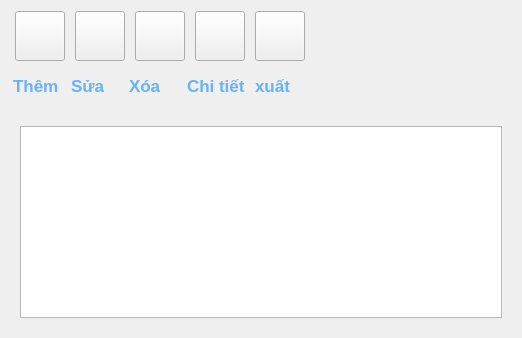
         <widget class="QWidget" name="staff">
          <layout class="QVBoxLayout" name="verticalLayout_9">
           <item>
            <widget class="QWidget" name="widget_11" native="true">
             <property name="minimumSize">
              <size>
               <width>500</width>
               <height>100</height>
              </size>
             </property>
             <property name="maximumSize">
              <size>
               <width>500</width>
               <height>100</height>
              </size>
             </property>
             <layout class="QGridLayout" name="gridLayout">
              <property name="leftMargin">
               <number>0</number>
              </property>
              <property name="topMargin">
               <number>0</number>
              </property>
              <property name="rightMargin">
               <number>0</number>
              </property>
              <property name="bottomMargin">
               <number>0</number>
              </property>
              <property name="spacing">
               <number>0</number>
              </property>
              <item row="0" column="0">
               <widget class="QWidget" name="widget_13" native="true">
                <property name="minimumSize">
                 <size>
                  <width>500</width>
                  <height>100</height>
                 </size>
                </property>
                <property name="maximumSize">
                 <size>
                  <width>500</width>
                  <height>100</height>
                 </size>
                </property>
                <layout class="QVBoxLayout" name="verticalLayout_13">
                 <property name="leftMargin">
                  <number>0</number>
                 </property>
                 <property name="topMargin">
                  <number>0</number>
                 </property>
                 <property name="rightMargin">
                  <number>0</number>
                 </property>
                 <property name="bottomMargin">
                  <number>0</number>
                 </property>
                 <item>
                  <layout class="QVBoxLayout" name="verticalLayout_14">
                   <property name="spacing">
                    <number>0</number>
                   </property>
                   <property name="topMargin">
                    <number>0</number>
                   </property>
                   <item>
                    <widget class="QWidget" name="widget_button_3" native="true">
                     <property name="maximumSize">
                      <size>
                       <width>300</width>
                       <height>300</height>
                      </size>
                     </property>
                     <layout class="QHBoxLayout" name="horizontalLayout_10">
                      <property name="spacing">
                       <number>6</number>
                      </property>
                      <property name="leftMargin">
                       <number>0</number>
                      </property>
                      <property name="topMargin">
                       <number>0</number>
                      </property>
                      <property name="rightMargin">
                       <number>0</number>
                      </property>
                      <property name="bottomMargin">
                       <number>0</number>
                      </property>
                      <item>
                       <widget class="QPushButton" name="addstaff_button">
                        <property name="minimumSize">
                         <size>
                          <width>50</width>
                          <height>50</height>
                         </size>
                        </property>
                        <property name="maximumSize">
                         <size>
                          <width>50</width>
                          <height>50</height>
                         </size>
                        </property>
                        <property name="text">
                         <string/>
                        </property>
                        <property name="icon">
                         <iconset>
                          <normaloff>image/add_button.svg</normaloff>image/add_button.svg</iconset>
                        </property>
                        <property name="iconSize">
                         <size>
                          <width>50</width>
                          <height>50</height>
                         </size>
                        </property>
                       </widget>
                      </item>
                      <item>
                       <widget class="QPushButton" name="editstaff_button">
                        <property name="minimumSize">
                         <size>
                          <width>50</width>
                          <height>50</height>
                         </size>
                        </property>
                        <property name="maximumSize">
                         <size>
                          <width>50</width>
                          <height>50</height>
                         </size>
                        </property>
                        <property name="text">
                         <string/>
                        </property>
                        <property name="icon">
                         <iconset>
                          <normaloff>image/edit.svg</normaloff>image/edit.svg</iconset>
                        </property>
                        <property name="iconSize">
                         <size>
                          <width>50</width>
                          <height>50</height>
                         </size>
                        </property>
                       </widget>
                      </item>
                      <item>
                       <widget class="QPushButton" name="deletestaff_button">
                        <property name="minimumSize">
                         <size>
                          <width>50</width>
                          <height>50</height>
                         </size>
                        </property>
                        <property name="maximumSize">
                         <size>
                          <width>50</width>
                          <height>50</height>
                         </size>
                        </property>
                        <property name="text">
                         <string/>
                        </property>
                        <property name="icon">
                         <iconset>
                          <normaloff>image/delete.svg</normaloff>image/delete.svg</iconset>
                        </property>
                        <property name="iconSize">
                         <size>
                          <width>50</width>
                          <height>50</height>
                         </size>
                        </property>
                       </widget>
                      </item>
                      <item>
                       <widget class="QPushButton" name="checkstaff_button">
                        <property name="minimumSize">
                         <size>
                          <width>50</width>
                          <height>50</height>
                         </size>
                        </property>
                        <property name="maximumSize">
                         <size>
                          <width>50</width>
                          <height>50</height>
                         </size>
                        </property>
                        <property name="text">
                         <string/>
                        </property>
                        <property name="icon">
                         <iconset>
                          <normaloff>image/detail.svg</normaloff>image/detail.svg</iconset>
                        </property>
                        <property name="iconSize">
                         <size>
                          <width>50</width>
                          <height>50</height>
                         </size>
                        </property>
                       </widget>
                      </item>
                      <item>
                       <widget class="QPushButton" name="xuatexcelstaff_button">
                        <property name="minimumSize">
                         <size>
                          <width>50</width>
                          <height>50</height>
                         </size>
                        </property>
                        <property name="maximumSize">
                         <size>
                          <width>50</width>
                          <height>50</height>
                         </size>
                        </property>
                        <property name="text">
                         <string/>
                        </property>
                        <property name="icon">
                         <iconset>
                          <normaloff>image/export_excel.svg</normaloff>image/export_excel.svg</iconset>
                        </property>
                        <property name="iconSize">
                         <size>
                          <width>50</width>
                          <height>50</height>
                         </size>
                        </property>
                       </widget>
                      </item>
                     </layout>
                    </widget>
                   </item>
                   <item>
                    <widget class="QWidget" name="widget_labelicon_3" native="true">
                     <property name="maximumSize">
                      <size>
                       <width>300</width>
                       <height>300</height>
                      </size>
                     </property>
                     <layout class="QHBoxLayout" name="horizontalLayout_14">
                      <property name="leftMargin">
                       <number>0</number>
                      </property>
                      <property name="topMargin">
                       <number>0</number>
                      </property>
                      <property name="rightMargin">
                       <number>0</number>
                      </property>
                      <property name="bottomMargin">
                       <number>0</number>
                      </property>
                      <item>
                       <widget class="QLabel" name="label_17">
                        <property name="minimumSize">
                         <size>
                          <width>50</width>
                          <height>30</height>
                         </size>
                        </property>
                        <property name="maximumSize">
                         <size>
                          <width>50</width>
                          <height>50</height>
                         </size>
                        </property>
                        <property name="font">
                         <font>
                          <pointsize>13</pointsize>
                          <weight>75</weight>
                          <bold>true</bold>
                         </font>
                        </property>
                        <property name="styleSheet">
                         <string notr="true">QLabel {
    qproperty-alignment: 'AlignCenter';
    color: #66B2FF;        /* Xanh nước biển nhạt */
    font-weight: bold;     /* In đậm */
}
</string>
                        </property>
                        <property name="text">
                         <string>Thêm</string>
                        </property>
                        <property name="textFormat">
                         <enum>Qt::PlainText</enum>
                        </property>
                       </widget>
                      </item>
                      <item>
                       <widget class="QLabel" name="label_18">
                        <property name="maximumSize">
                         <size>
                          <width>50</width>
                          <height>50</height>
                         </size>
                        </property>
                        <property name="font">
                         <font>
                          <pointsize>13</pointsize>
                          <weight>75</weight>
                          <bold>true</bold>
                         </font>
                        </property>
                        <property name="styleSheet">
                         <string notr="true">QLabel {
    qproperty-alignment: 'AlignCenter';
    color: #66B2FF;        /* Xanh nước biển nhạt */
    font-weight: bold;     /* In đậm */
}
</string>
                        </property>
                        <property name="text">
                         <string>Sửa</string>
                        </property>
                       </widget>
                      </item>
                      <item>
                       <widget class="QLabel" name="label_19">
                        <property name="maximumSize">
                         <size>
                          <width>50</width>
                          <height>50</height>
                         </size>
                        </property>
                        <property name="font">
                         <font>
                          <pointsize>13</pointsize>
                          <weight>75</weight>
                          <bold>true</bold>
                         </font>
                        </property>
                        <property name="styleSheet">
                         <string notr="true">QLabel {
    qproperty-alignment: 'AlignCenter';
    color: #66B2FF;        /* Xanh nước biển nhạt */
    font-weight: bold;     /* In đậm */
}
</string>
                        </property>
                        <property name="text">
                         <string>Xóa</string>
                        </property>
                       </widget>
                      </item>
                      <item>
                       <widget class="QLabel" name="label_20">
                        <property name="maximumSize">
                         <size>
                          <width>60</width>
                          <height>60</height>
                         </size>
                        </property>
                        <property name="font">
                         <font>
                          <pointsize>13</pointsize>
                          <weight>75</weight>
                          <bold>true</bold>
                         </font>
                        </property>
                        <property name="styleSheet">
                         <string notr="true">QLabel {
    qproperty-alignment: 'AlignCenter';
    color: #66B2FF;        /* Xanh nước biển nhạt */
    font-weight: bold;     /* In đậm */
}
</string>
                        </property>
                        <property name="text">
                         <string>Chi tiết</string>
                        </property>
                       </widget>
                      </item>
                      <item>
                       <widget class="QLabel" name="label_21">
                        <property name="maximumSize">
                         <size>
                          <width>50</width>
                          <height>50</height>
                         </size>
                        </property>
                        <property name="font">
                         <font>
                          <pointsize>13</pointsize>
                          <weight>75</weight>
                          <bold>true</bold>
                         </font>
                        </property>
                        <property name="styleSheet">
                         <string notr="true">QLabel {
    qproperty-alignment: 'AlignCenter';
    color: #66B2FF;        /* Xanh nước biển nhạt */
    font-weight: bold;     /* In đậm */
}
</string>
                        </property>
                        <property name="text">
                         <string>xuất</string>
                        </property>
                       </widget>
                      </item>
                     </layout>
                    </widget>
                   </item>
                  </layout>
                 </item>
                </layout>
               </widget>
              </item>
             </layout>
            </widget>
           </item>
           <item>
            <widget class="QWidget" name="widget_12" native="true">
             <layout class="QHBoxLayout" name="horizontalLayout_15">
              <item>
               <widget class="QTableView" name="staff_table"/>
              </item>
             </layout>
            </widget>
           </item>
          </layout>
         </widget>
